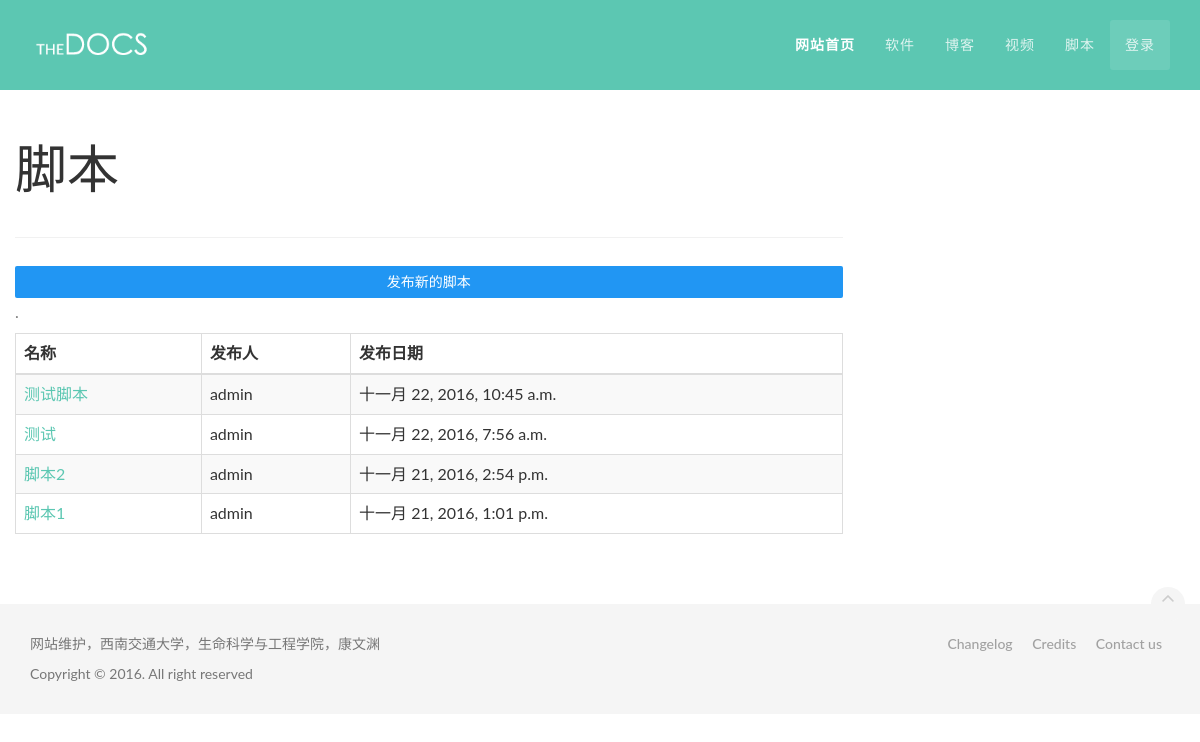
/bash/, run on the app's committed database.
### gromacs/models.py (models this page shows, shortened)
class Bash(models.Model):
    user = models.ForeignKey(User, related_name='bashuser') #脚本发布人
    title = models.CharField(max_length = 100, verbose_name='标题') #脚本名称
    categeory = models.ForeignKey(Category, verbose_name='分类') #分类
    date_time = models.DateTimeField(auto_now_add = True, verbose_name='日期') #脚本日期
    content = RichTextUploadingField(blank = True,null=True,verbose_name='正文') #脚本内容
    class Meta:
        verbose_name = '脚本'
        verbose_name_plural=verbose_name
        ordering = ['-date_time']

### gromacs/views.py (the view)
# urls.py: url(r'^bash/$','gromacs.views.bash',name='bash_index'),
def bash(request):
    bash = Bash.objects.all()
    content ={'bash':bash}
    return render(request,'bash_index.html',content)

### gromacs/templates/bash_index.html
{% extends "include/base.html" %}
{% load staticfiles %}
{% block content %}
<main class="container">
<div class="row">
        <article class="col-md-9 col-sm-9 main-content" role="main">
          <header>
            <h1>脚本</h1>
          </header>
<div class="table-responsive">
  <table class="table table-bordered table-striped">
      <caption><a type="button" href="{% url "bash_add" %}" class="btn btn-block btn-primary">发布新的脚本</a>.</caption>
    <thead>
      <tr>
        <th>名称</th>
        <th>发布人</th>
        <th>发布日期</th>
      </tr>
    </thead>
    <tbody>
         {% for bash in bash %}
      <tr>
        <td><a href="{% url "bash_detail" bash_id=bash.id %}" >{{ bash.title }}</a></td>
        <td>{{ bash.user }}</td>
        <td>{{ bash.date_time }}</td>
      </tr>
          {% endfor %}
    </tbody>
  </table>
</div>
        </article>
       </div>
    </main>
{% endblock %}

### data on the page
Bash: title "测试脚本", user "admin", date_time "十一月 22, 2016, 10:45 a.m."
Bash: title "测试", user "admin", date_time "十一月 22, 2016, 7:56 a.m."
Bash: title "脚本2", user "admin", date_time "十一月 21, 2016, 2:54 p.m."
Bash: title "脚本1", user "admin", date_time "十一月 21, 2016, 1:01 p.m."
